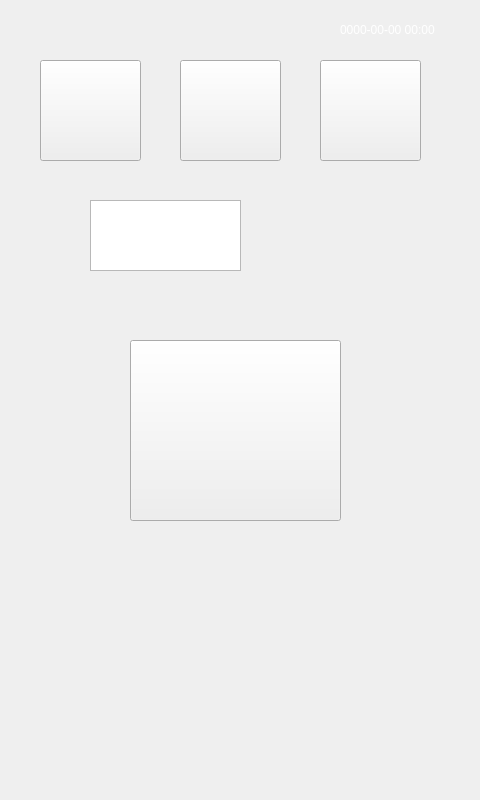
<?xml version="1.0" encoding="UTF-8"?>
<ui version="4.0">
 <class>Formmain</class>
 <widget class="QWidget" name="Formmain">
  <property name="geometry">
   <rect>
    <x>0</x>
    <y>0</y>
    <width>480</width>
    <height>800</height>
   </rect>
  </property>
  <property name="windowTitle">
   <string>Form</string>
  </property>
  <property name="layoutDirection">
   <enum>Qt::LeftToRight</enum>
  </property>
  <property name="styleSheet">
   <string notr="true"/>
  </property>
  <widget class="QWidget" name="widget" native="true">
   <property name="geometry">
    <rect>
     <x>0</x>
     <y>0</y>
     <width>480</width>
     <height>801</height>
    </rect>
   </property>
   <property name="styleSheet">
    <string notr="true">border-image: url(:/Images/backkk.png);</string>
   </property>
   <widget class="QPushButton" name="btn_ParaSet">
    <property name="geometry">
     <rect>
      <x>320</x>
      <y>60</y>
      <width>101</width>
      <height>101</height>
     </rect>
    </property>
    <property name="minimumSize">
     <size>
      <width>80</width>
      <height>80</height>
     </size>
    </property>
    <property name="maximumSize">
     <size>
      <width>148</width>
      <height>148</height>
     </size>
    </property>
    <property name="styleSheet">
     <string notr="true">border-image: url(:/Images/softconfig.png);</string>
    </property>
    <property name="text">
     <string/>
    </property>
   </widget>
   <widget class="QPushButton" name="btn_Runstate">
    <property name="geometry">
     <rect>
      <x>130</x>
      <y>340</y>
      <width>211</width>
      <height>181</height>
     </rect>
    </property>
    <property name="minimumSize">
     <size>
      <width>80</width>
      <height>80</height>
     </size>
    </property>
    <property name="styleSheet">
     <string notr="true"/>
    </property>
    <property name="text">
     <string/>
    </property>
   </widget>
   <widget class="QPushButton" name="btn_Log">
    <property name="geometry">
     <rect>
      <x>180</x>
      <y>60</y>
      <width>101</width>
      <height>101</height>
     </rect>
    </property>
    <property name="minimumSize">
     <size>
      <width>80</width>
      <height>80</height>
     </size>
    </property>
    <property name="maximumSize">
     <size>
      <width>320</width>
      <height>148</height>
     </size>
    </property>
    <property name="layoutDirection">
     <enum>Qt::LeftToRight</enum>
    </property>
    <property name="styleSheet">
     <string notr="true">border-image: url(:/Images/history.png);</string>
    </property>
    <property name="text">
     <string/>
    </property>
   </widget>
   <widget class="QPushButton" name="btn_Inform">
    <property name="geometry">
     <rect>
      <x>40</x>
      <y>60</y>
      <width>101</width>
      <height>101</height>
     </rect>
    </property>
    <property name="minimumSize">
     <size>
      <width>80</width>
      <height>80</height>
     </size>
    </property>
    <property name="maximumSize">
     <size>
      <width>148</width>
      <height>148</height>
     </size>
    </property>
    <property name="styleSheet">
     <string notr="true">border-image: url(:/Images/state.png);</string>
    </property>
    <property name="text">
     <string/>
    </property>
   </widget>
   <widget class="QLabel" name="labelTime">
    <property name="geometry">
     <rect>
      <x>340</x>
      <y>20</y>
      <width>131</width>
      <height>20</height>
     </rect>
    </property>
    <property name="styleSheet">
     <string notr="true">color: rgb(255, 255, 255);</string>
    </property>
    <property name="text">
     <string>0000-00-00 00:00</string>
    </property>
   </widget>
   <widget class="QTableWidget" name="tablenowdate">
    <property name="geometry">
     <rect>
      <x>90</x>
      <y>200</y>
      <width>151</width>
      <height>71</height>
     </rect>
    </property>
   </widget>
   <zorder>btn_Runstate</zorder>
   <zorder>btn_ParaSet</zorder>
   <zorder>btn_Log</zorder>
   <zorder>btn_Inform</zorder>
   <zorder>labelTime</zorder>
   <zorder>tablenowdate</zorder>
  </widget>
 </widget>
 <resources/>
 <connections/>
</ui>
